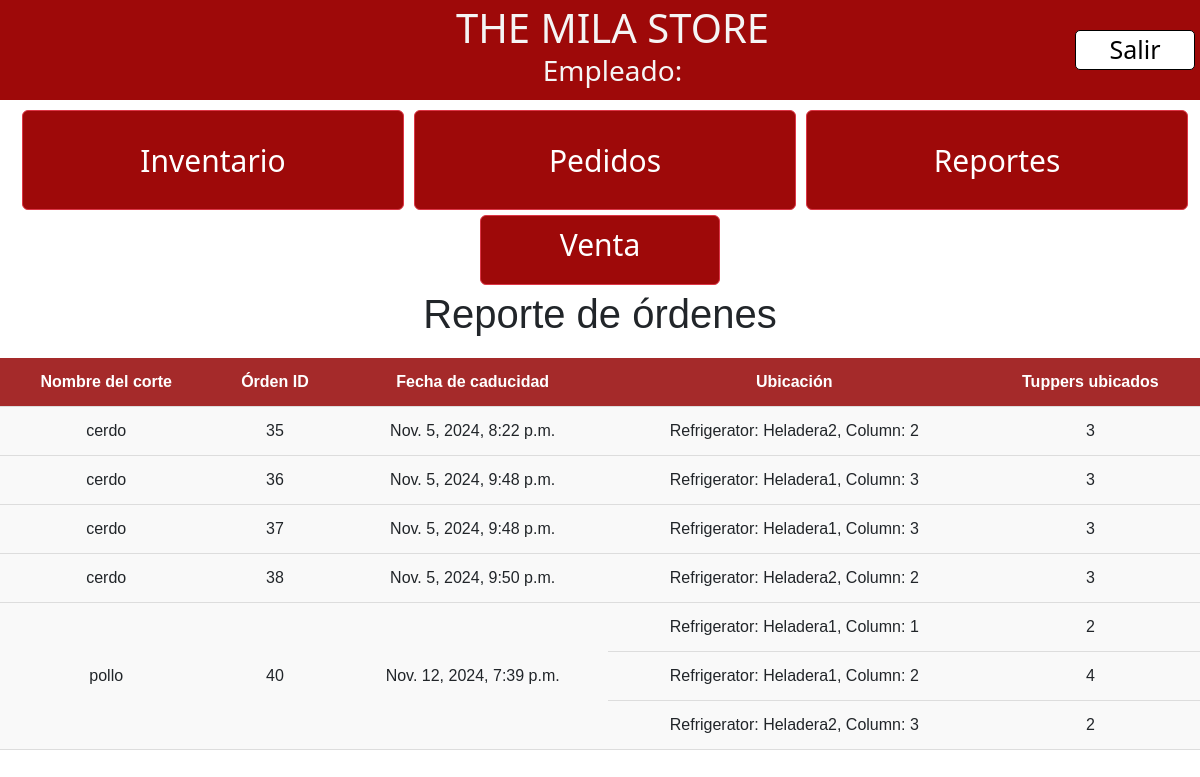
The app's page /expiration/, older data.
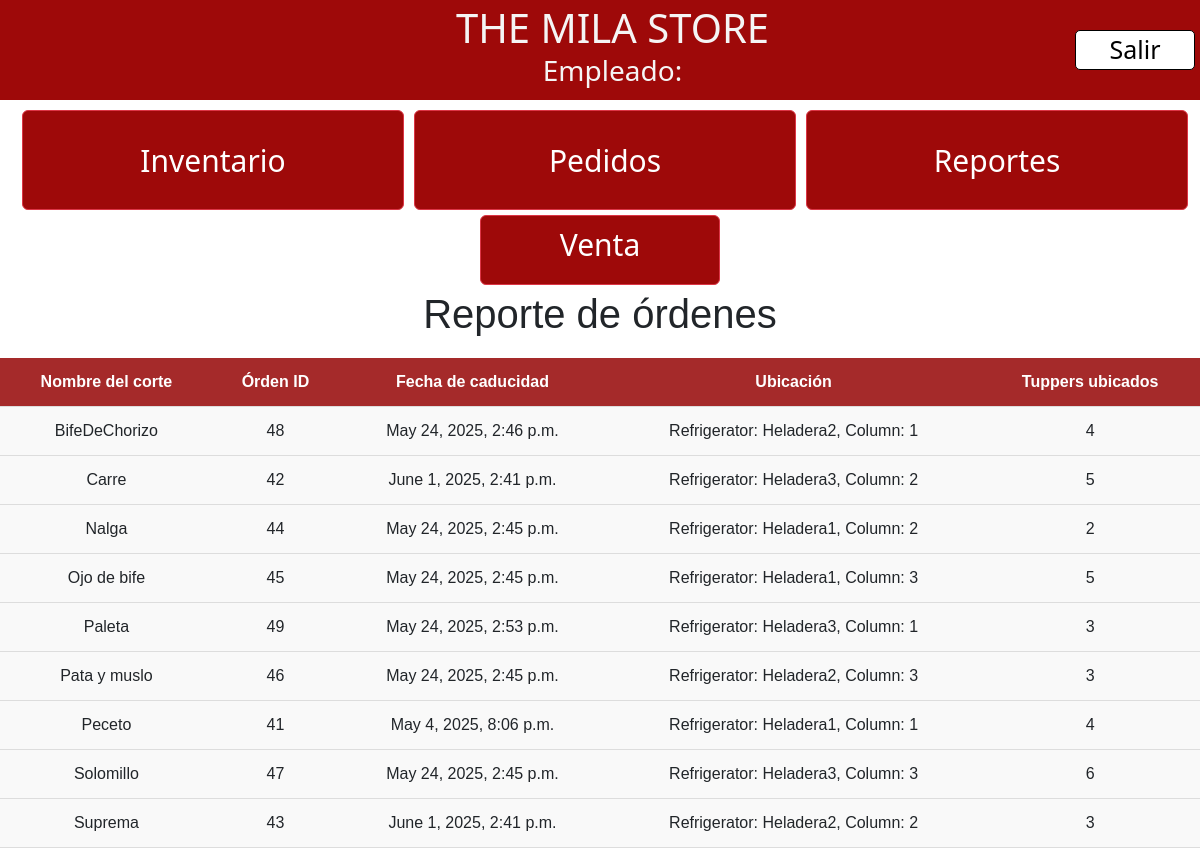
The same page, newer data.
### inventory/models.py (models this page shows, shortened)
class OrderAllocation(models.Model):
    order = models.ForeignKey(Order, related_name='allocations', on_delete=models.CASCADE)
    column = models.ForeignKey(Column, on_delete=models.CASCADE)
    tuppers_allocated = models.IntegerField()

class Order(models.Model):
    cut = models.ForeignKey(Cut, on_delete=models.CASCADE)
    tuppers_requested = models.IntegerField()
    created_at = models.DateTimeField(auto_now_add=True)
    tuppers_remaining = models.IntegerField()
    scheduled_date = models.DateTimeField(blank=True, null=True)
    expiration_date = models.DateTimeField(blank=True, null=True)

class Cut(models.Model):
    name = models.CharField(max_length=100)
    milas_per_tupper = models.IntegerField()
    reorder_threshold = models.IntegerField(default=10)
    reorder_tuppers = models.IntegerField(default=10)
    is_order_pending = models.BooleanField(default=False)
    color = ColorField(default='#FF0000')
    unit_price = models.DecimalField(max_digits=10, decimal_places=2, default=0.00, null=True, blank=True)
    days_until_expiration = models.IntegerField(default=180)

class Column(models.Model):
    refrigerator = models.ForeignKey(Refrigerator, on_delete=models.CASCADE)
    capacity = models.IntegerField(validators=[MinValueValidator(1)])
    def __str__(self):
        try:
            column_ids = list(Column.objects.filter(refrigerator=self.refrigerator).order_by('id').values_list('id', flat=True))
            column_index = column_ids.index(self.id) + 1
            return f"Refrigerator: {self.refrigerator.name}, Column: {column_index}"
        except (ValueError, AttributeError):
            return f"Refrigerator: {self.refrigerator.name}"

class Refrigerator(models.Model):
    name = models.CharField(max_length=100)

### inventory/views.py (the view)
# urls.py: path('expiration/', views.expiration_tracking_view, name='reports'),
def expiration_tracking_view(request):
    allocations = OrderAllocation.objects.select_related('order', 'order__cut', 'column').order_by('order__cut__name', 'order__expiration_date')
    grouped_allocations = defaultdict(list)
    for allocation in allocations:
        grouped_allocations[allocation.order.id].append(allocation)
    context = {
        'grouped_allocations': dict(grouped_allocations),  # Convert to regular dict for easier template access
    }
    return render(request, 'inventory/reports.html', context)

### inventory/templates/inventory/reports.html (shortened to what this page needs)
{% extends 'base.html' %}
{% load static %}
{% block css_files %}
    <link rel="stylesheet" href="{% static 'inventory/reports.css' %}">
{% endblock %}
{% block content %}
    <h1 id="nombre">Reporte de órdenes</h1>
    <table class="reporte-table">
        <thead>
        <tr>
            <th>Nombre del corte</th>
            <th>Órden ID</th>
            <th>Fecha de caducidad</th>
            <th>Ubicación</th>
            <th>Tuppers ubicados</th>
        </tr>
        </thead>
        <tbody>
        {% for order_id, allocations in grouped_allocations.items %}
            {% if allocations %}
                <tr>
                    <td rowspan="{{ allocations|length }}">{{ allocations.0.order.cut.name }}</td>
                    <td rowspan="{{ allocations|length }}">{{ allocations.0.order.id }}</td>
                    <td rowspan="{{ allocations|length }}">{{ allocations.0.order.expiration_date }}</td>
                    <td>{{ allocations.0.column }}</td>
                    <td>{{ allocations.0.tuppers_allocated }}</td>
                </tr>
                {% for allocation in allocations|slice:"1:" %}
                    <tr>
                        <td>{{ allocation.column }}</td>
                        <td>{{ allocation.tuppers_allocated }}</td>
                    </tr>
                {% endfor %}
            {% endif %}
        {% endfor %}
        </tbody>
    </table>
{% endblock %}

Row changes from the older to the newer data that the page shows:
removed OrderAllocation: order.name "cerdo", order "35", order.expiration_date "Nov. 5, 2024, 8:22 p.m.", column.name "Refrigerator: Heladera2, Column: 2", tuppers_allocated "3", shown under "Reporte de órdenes"
removed OrderAllocation: order.name "cerdo", order "36", order.expiration_date "Nov. 5, 2024, 9:48 p.m.", column.name "Refrigerator: Heladera1, Column: 3", tuppers_allocated "3", shown under "Reporte de órdenes"
removed OrderAllocation: order.name "cerdo", order "37", order.expiration_date "Nov. 5, 2024, 9:48 p.m.", column.name "Refrigerator: Heladera1, Column: 3", tuppers_allocated "3", shown under "Reporte de órdenes"
removed OrderAllocation: order.name "cerdo", order "38", order.expiration_date "Nov. 5, 2024, 9:50 p.m.", column.name "Refrigerator: Heladera2, Column: 2", tuppers_allocated "3", shown under "Reporte de órdenes"
removed OrderAllocation: order.name "pollo", order "40", order.expiration_date "Nov. 12, 2024, 7:39 p.m.", column.name "Refrigerator: Heladera1, Column: 1", tuppers_allocated "2", shown under "Reporte de órdenes"
removed OrderAllocation: column "Refrigerator: Heladera1, Column: 2", tuppers_allocated "4", shown under "pollo"
removed OrderAllocation: column "Refrigerator: Heladera2, Column: 3", tuppers_allocated "2", shown under "pollo"
added OrderAllocation: order.name "BifeDeChorizo", order "48", order.expiration_date "May 24, 2025, 2:46 p.m.", column.name "Refrigerator: Heladera2, Column: 1", tuppers_allocated "4", shown under "Reporte de órdenes"
added OrderAllocation: order.name "Carre", order "42", order.expiration_date "June 1, 2025, 2:41 p.m.", column.name "Refrigerator: Heladera3, Column: 2", tuppers_allocated "5", shown under "Reporte de órdenes"
added OrderAllocation: order.name "Nalga", order "44", order.expiration_date "May 24, 2025, 2:45 p.m.", column.name "Refrigerator: Heladera1, Column: 2", tuppers_allocated "2", shown under "Reporte de órdenes"
added OrderAllocation: order.name "Ojo de bife", order "45", order.expiration_date "May 24, 2025, 2:45 p.m.", column.name "Refrigerator: Heladera1, Column: 3", tuppers_allocated "5", shown under "Reporte de órdenes"
added OrderAllocation: order.name "Paleta", order "49", order.expiration_date "May 24, 2025, 2:53 p.m.", column.name "Refrigerator: Heladera3, Column: 1", tuppers_allocated "3", shown under "Reporte de órdenes"
added OrderAllocation: order.name "Pata y muslo", order "46", order.expiration_date "May 24, 2025, 2:45 p.m.", column.name "Refrigerator: Heladera2, Column: 3", tuppers_allocated "3", shown under "Reporte de órdenes"
added OrderAllocation: order.name "Peceto", order "41", order.expiration_date "May 4, 2025, 8:06 p.m.", column.name "Refrigerator: Heladera1, Column: 1", tuppers_allocated "4", shown under "Reporte de órdenes"
added OrderAllocation: order.name "Solomillo", order "47", order.expiration_date "May 24, 2025, 2:45 p.m.", column.name "Refrigerator: Heladera3, Column: 3", tuppers_allocated "6", shown under "Reporte de órdenes"
added OrderAllocation: order.name "Suprema", order "43", order.expiration_date "June 1, 2025, 2:41 p.m.", column.name "Refrigerator: Heladera2, Column: 2", tuppers_allocated "3", shown under "Reporte de órdenes"
